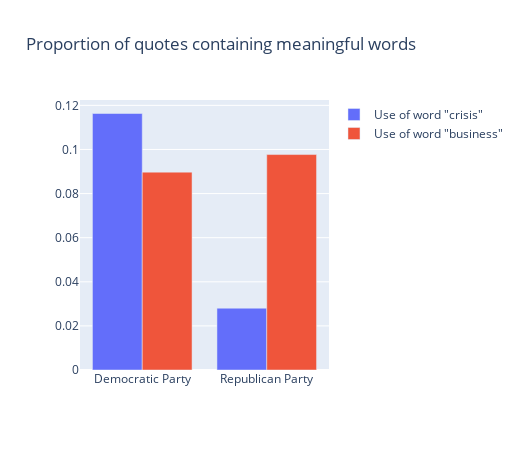

Notebook code cell kept with this figure:
### Code cell
import plotly.graph_objects as go

fig = go.Figure()
fig.add_trace(go.Bar(
    y=bar['percentage_crisis'],
    x=bar['Label_x'],
    name='Use of word "crisis"',
   
    )
)
fig.add_trace(go.Bar(
   y=bar['percentage_business'],
   x=bar['Label_x'],
   name='Use of word "business"',
    
)
             )
  


fig.update_layout(barmode='group', width=520, height=450, title='Proportion of quotes containing meaningful words')
fig.show()
fig.write_html("bar_chart_words.html")

### Figure 1 — Plotly figure (JSON) as saved in the notebook; plotly's stock layout.template omitted (floating-point values rounded to 4 significant figures)
{"data": [{"name": "Use of word \"crisis\"", "type": "bar", "x": ["Democratic Party", "Republican Party"], "y": [0.1163, 0.02803]}, {"name": "Use of word \"business\"", "type": "bar", "x": ["Democratic Party", "Republican Party"], "y": [0.08972, 0.09769]}], "layout": {"barmode": "group", "height": 450, "title": {"text": "Proportion of quotes containing meaningful words"}, "width": 520, "xaxis": {"autorange": true, "range": [-0.5, 1.5], "type": "category"}, "yaxis": {"autorange": true, "range": [0, 0.1224], "type": "linear"}}}
